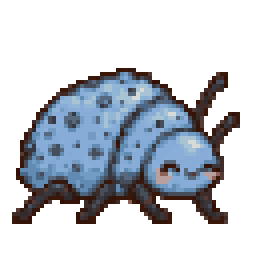
#> input picture art/beetle/rejected-v1/teen_content_1.png, 256 x 256 px, found by its file name
$ python outline_fix.py ../beetle/rejected-v1/teen_content_1.png ../beetle/rejected-v1/teen_content_1.png
#> lines starting #> are read from the running program, lines starting #| are printed output that depends on the picture; after the words box and inside, x2 and y2 are one past the last pixel; in counts of white or black regions, pixels touching at a corner belong together
#!/usr/bin/env python3
"""Close the broken outline on a cut adult (axolotl and luna moth, 2026-10-28).

Usage: outline_fix.py <sprites/species folder> <out folder> <name>...

Their adult batch came out of the cutter with the dark outline missing along
much of the silhouette and lone pixels of fringe left beside it. Working on the
file's own art grid (4 px, or 2 px on the 128 grid), this erases specks of one or
two art pixels (on 4 px; the same area on 2 px) touching the body, then repaints
the outermost ring of the body (art pixels next to transparency) in the teen's
outline colour where it isn't dark already. The silhouette, the
feet on y=224 and every separate piece (z, !, sparkles, bowls) are kept.
"""

import os
import sys

import numpy as np
from PIL import Image

DARK = 90  # luminance below this already reads as outline


def grid(a):
    """Art pixel size of an RGBA frame: 4, 2, or 1 off-grid (as scripts/art/grid.py)."""
    a = a.copy()
    a[a[..., 3] == 0] = 0
    for g in (4, 2):
        b = a.reshape(a.shape[0] // g, g, a.shape[1] // g, g, -1)
        if (b == b[:, :1, :, :1]).all():
            return g
    return 1


def art(path):
    """(art pixels, art pixel size) of a frame; exits if it is off-grid."""
    full = np.array(Image.open(path).convert("RGBA"))
    g = grid(full)
    if g == 1:
        sys.exit(f"{path}: not on a 2 or 4 px art grid")
    return full[::g, ::g].copy(), g


def lum(rgb):
    return 0.3 * rgb[..., 0] + 0.59 * rgb[..., 1] + 0.11 * rgb[..., 2]


# [19 lines left out: function comps, not called in this run]


def edge(m):
    p = np.pad(m, 1)
    return m & (~p[:-2, 1:-1] | ~p[2:, 1:-1] | ~p[1:-1, :-2] | ~p[1:-1, 2:])


def outline_colour(path):
    a, _ = art(path)
#> in art, full is the input picture: shape (256, 256, 4); mean R, G, B, A 36.6, 41.7, 49.4, 96.4
#> in art, `g = grid(full)`: g = 4
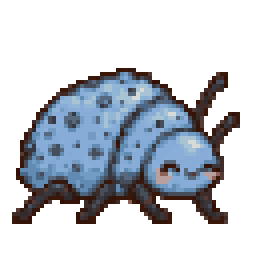
#> a: shape (64, 64, 4) (shown 4 times larger); mean of channels 0, 1, 2, 3 36.6, 41.7, 49.4, 96.4; transparent parts drawn white
    e = edge(a[..., 3] > 16)
#> in edge, `p = np.pad(m, 1)`:
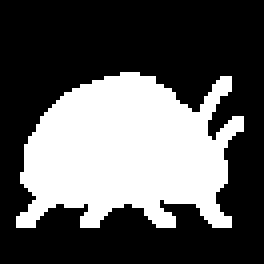
#> p: shape (66, 66) bool (shown 4 times larger); 35.5% white; 1 white region, box (x1, y1, x2, y2) and area: (4, 18, 61, 57) 1548
#> in edge, `p = np.pad(m, 1)`:
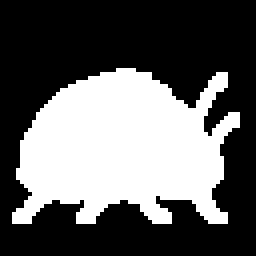
#> m: shape (64, 64) bool (shown 4 times larger); 37.8% white; 1 white region, box (x1, y1, x2, y2) and area: (3, 17, 60, 56) 1548
#> in edge, `return m & (~p[:-2, 1:-1] | ~p[2:, 1:-1] | ~p[1:-1, :-2] | ~p[1:-1, 2:])`:
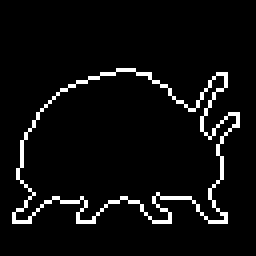
#> returned value: shape (64, 64) bool (shown 4 times larger); 5.1% white in thin lines or dots, all inside (x1, y1, x2, y2) = (3, 17, 60, 56)
    cols, counts = np.unique(a[e][:, :3], axis=0, return_counts=True)
#> cols = [[51, 15, 4], [52, 20, 8], [55, 24, 12], [59, 23, 10], [63, 44, 41], [85, 59, 53], [144, 97, 87]]; counts = [15, 32, 26, 71, 29, 35, 1]
    return cols[counts.argmax()]


# [20 lines left out: function fix, not called in this run]


if __name__ == "__main__":
    src, out = sys.argv[1], sys.argv[2]
    os.makedirs(out, exist_ok=True)
    ink = outline_colour(os.path.join(src, "teen_content_1.png"))
    for name in sys.argv[3:]:
        fix(os.path.join(src, name + ".png"), ink).save(os.path.join(out, name + ".png"))
